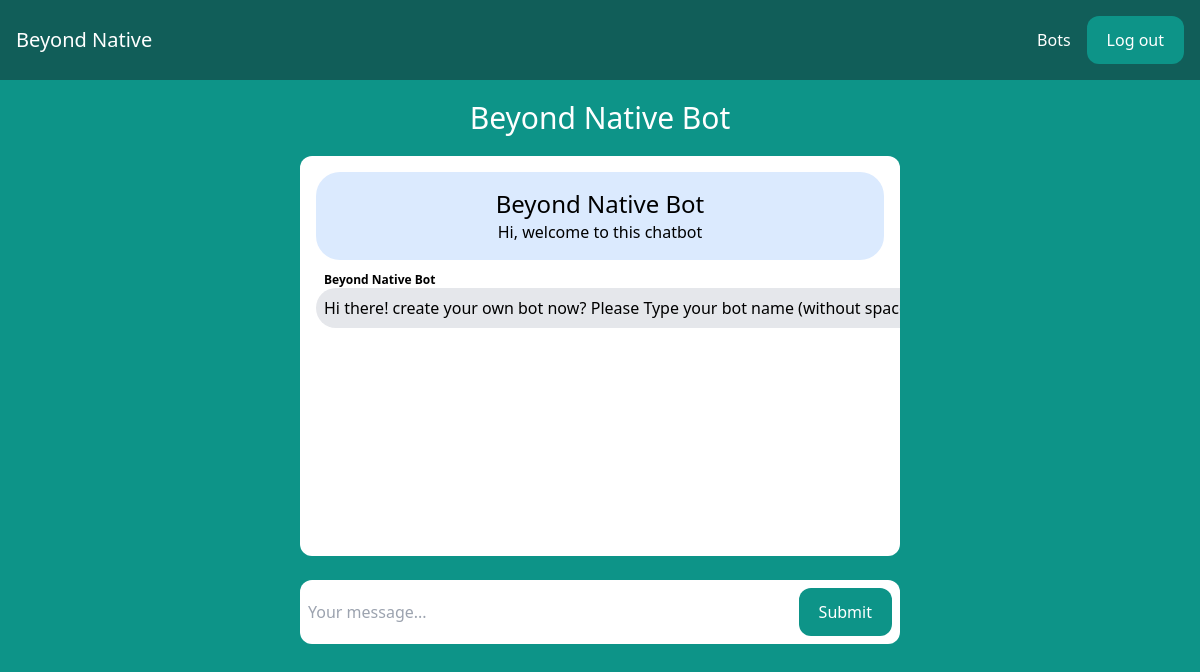
Screenshot of /bots/beyond-native-bot/ (signed in) with the database file from the repository.
### room/models.py (models this page shows, shortened)
class Room(models.Model):
    bot_id = models.CharField(max_length=50, default="None")
    name = models.CharField(max_length=255)
    slug = models.SlugField(unique=True)
    wellcome_msg = models.CharField(
        max_length=510, default="Hi, welcome to this chatbot")
    Questions = models.TextField()
    Answers = models.TextField()

### room/views.py (the view, shortened to what this page needs)
# urls.py: path('bots/', include('room.urls')),
@ login_required
def room(request, slug):
    current_user = request.user
    crr_bot = Room.objects.values().filter(slug__icontains=slug)[0]
    chats = []
    if crr_bot['bot_id'] == '1' or crr_bot['bot_id'] == '2':
        first_qs = crr_bot['Questions'].split(',')[0]
        chats.append(
            {
                'chat_room': crr_bot['name'],
                'message': first_qs,
                'message_from': 'bot'
            }
        )
    return render(request, 'room/room.html',
                  {'room': crr_bot, 'chats': chats, 'welcome_msg': crr_bot['wellcome_msg']})

### room/templates/room/room.html (shortened to what this page needs)
{% extends 'core/base.html' %}
{% block content %}
<div class="p-10 lg:p-5 text-center"
    style="display:flex;
           align-items:center;
           justify-content:center;">
    <h1 class="text-xl lg:text-3xl text-white">{{ room.name }}</h1>
</div>
<div id="TheSuperChatbox" class="lg:w-2/4 mx-4 lg:mx-auto p-4 bg-white rounded-xl"
    style="height:50vh; overflow-y: scroll;">
    <div class="chat-messages space-y-3" id="chat-messages">
        <div class="w-full text-center">
            <p class="p-4 text-md bg-blue-100 rounded-3xl">
                <span class="text-2xl"> {{ room.name }} </span>
                <br>
                <span> {{ welcome_msg }} </span>
            </p>
        </div>
        {% for chat in chats %}
            {% if chat.message_from == "bot" %}
                <div class=" " style="width:max-content">
                    <p id="{{chat.message}}" class="font-semibold text-xs px-2">{{ room.name }}</p>
                    <p class="p-2 text-md bg-gray-200 rounded-3xl">{{ chat.message }}</p>
                </div>
            {% endif %}
        {% endfor %}
    </div>
</div>
<div class="lg:w-2/4  my-6 mx-4 lg:mx-auto p-2 bg-white rounded-xl">
    <form method="post" action="{% url 'bot' room.slug %}" class="flex">
        <input type="text" name="content" class="flex-1 mr-auto" placeholder="Your message..." id="chat-message-input" style="outline:none;">
        <button
            class="px-5 py-3 rounded-xl text-white bg-teal-600 hover:bg-teal-700"
            id="chat-message-submit"
        >Submit</button>
    </form>
</div>
{% endblock %}

### rows the page displays
Room: name "Beyond Native Bot", wellcome_msg "Hi, welcome to this chatbot", name "Beyond Native Bot"

### other values shown
{{ chat.message }} "Hi there! create your own bot now? Please Type your bot name (without…"
